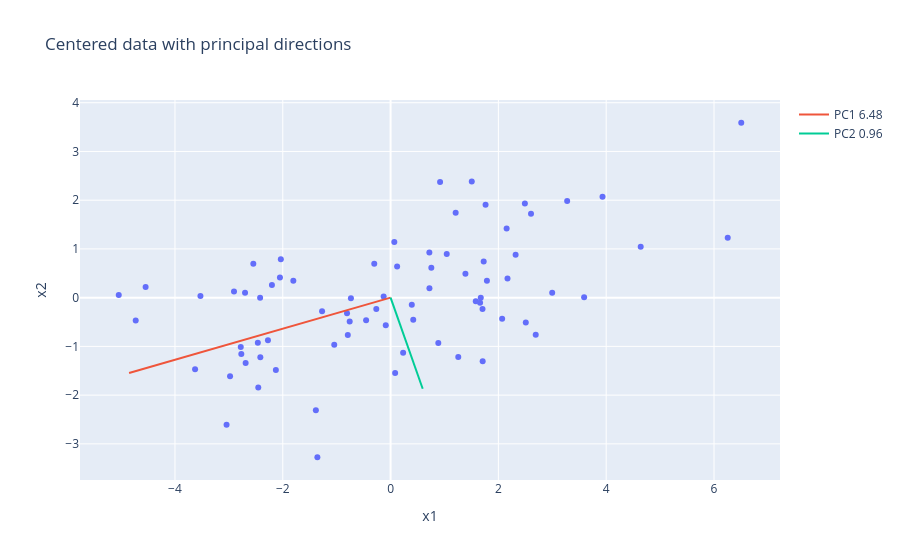

The cell this chart's notebook holds for it:
### Code cell
# Generate toy data
np.random.seed(1439)
D, n = 2, 75

mean = [4, 3]
cov = [[6, 2],
       [2, 2]]

X = np.random.multivariate_normal(mean, cov, size=n)

# Center data
X_centered = X - np.mean(X, axis=0)

X_for_pca = X_centered.T  # shape (2, n)
Z, V_d, Lambda, V = pca(X_for_pca, return_all=True)


# Compare eigenvalues
mean_squared_projections = np.mean(Z**2, axis=1)

print("Eigenvalues:")
print(Lambda)

print("\nMean squared projections:")
print(mean_squared_projections)


fig = px.scatter(x=X_centered[:, 0],y=X_centered[:, 1],title="Centered data with principal directions",labels={"x": "x1", "y": "x2"})

# Add eigenvectors as lines
origin = np.array([0, 0])

for i in range(2):
    vec = V[:, i]
    scale = np.sqrt(Lambda[i]) * 2  # scale for visibility
    fig.add_trace(go.Scatter(x=[origin[0], vec[0] * scale],y=[origin[1], vec[1] * scale],mode='lines',name=f'PC{i+1} {Lambda[i]:.2f}'))

fig.show()

### Figure 1 — Plotly figure (JSON) as saved in the notebook; plotly's stock layout.template omitted (floating-point values rounded to 4 significant figures)
{"data": [{"hovertemplate": "x1=%{x}<br>x2=%{y}<extra></extra>", "legendgroup": "", "marker": {"color": "#636efa", "symbol": "circle"}, "mode": "markers", "name": "", "orientation": "v", "showlegend": false, "type": "scatter", "x": [-0.8079, -2.275, -3.527, -2.052, -2.036, 6.505, 0.2328, -3.627, 0.4203, 1.58, 1.388, -5.043, -2.416, -2.689, 1.673, 1.762, -0.303, 0.7192, 1.727, 3.932, 1.708, -0.7361, 1.66, -2.779, 0.9184, 0.3934, 2.07, -1.045, -0.7938, -2.978, -2.769, 1.787, 1.207, -2.202, -2.455, 1.506, 6.254, 2.693, 0.06938, 2.998, -2.905, -2.547, 2.508, 0.7209, 2.32, -2.129, -0.7588, 2.491, -1.386, -2.421, -3.043, 3.276, 1.042, -4.728, 0.08463, -1.358, -0.2652, -1.271, 0.8852, 3.591, 0.1211, 0.7559, -1.804, -0.0893, -0.1286, -2.463, -2.7, 1.705, 1.256, 4.64, 2.169, -4.545, -0.4542, 2.605, 2.153], "xaxis": "x", "y": [-0.3186, -0.8742, 0.03562, 0.4118, 0.7893, 3.589, -1.129, -1.468, -0.454, -0.0754, 0.4928, 0.0554, -1.223, -1.34, 0.0005448, 1.905, 0.6974, 0.9277, 0.7414, 2.069, -1.305, -0.01429, -0.1037, -1.012, 2.372, -0.1432, -0.4343, -0.9644, -0.7664, -1.611, -1.157, 0.3492, 1.743, 0.262, -1.844, 2.384, 1.228, -0.7627, 1.142, 0.1023, 0.1266, 0.6967, -0.5081, 0.1911, 0.878, -1.485, -0.4869, 1.933, -2.311, 0.000268, -2.607, 1.981, 0.8968, -0.4685, -1.546, -3.275, -0.2336, -0.278, -0.93, 0.009994, 0.6391, 0.6119, 0.3481, -0.566, 0.02552, -0.9275, 0.1003, -0.2327, -1.217, 1.045, 0.3936, 0.2189, -0.4645, 1.724, 1.419], "yaxis": "y"}, {"mode": "lines", "name": "PC1 6.48", "type": "scatter", "x": [0, -4.851], "y": [0, -1.547]}, {"mode": "lines", "name": "PC2 0.96", "type": "scatter", "x": [0, 0.5958], "y": [0, -1.869]}], "layout": {"legend": {"tracegroupgap": 0}, "title": {"text": "Centered data with principal directions"}, "xaxis": {"anchor": "y", "domain": [0, 1], "title": {"text": "x1"}}, "yaxis": {"anchor": "x", "domain": [0, 1], "title": {"text": "x2"}}}}
